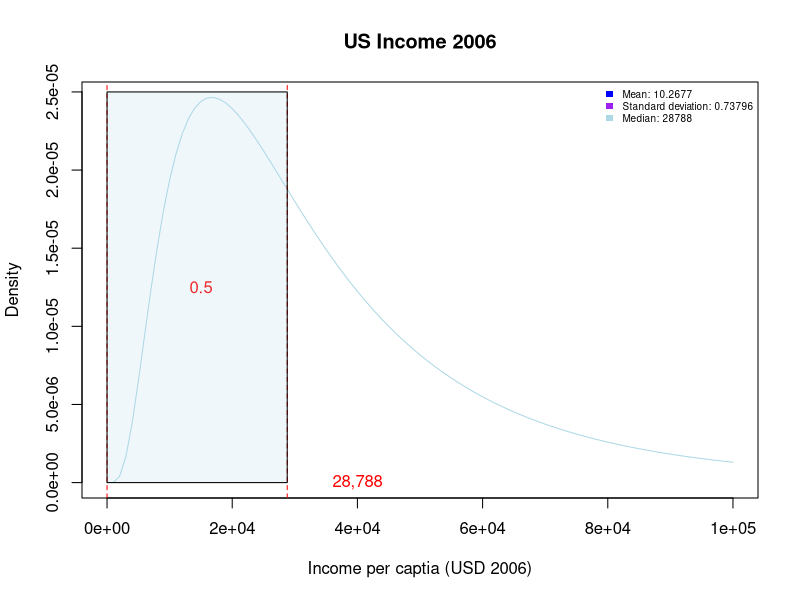

Source code (R):
# US Income 2006

# Parameters
loc <- 10.2677
scale <- 0.73796
thresh <- 0
median <- 28788

# Create PDF plots 
curve(dlnorm(x, meanlog=10.2677, sdlog=0.73796), from=0, to=100000, col="lightblue", main = "US Income 2006", xlab = "Income per captia (USD 2006)", ylab = "Density")

# Add a vertical line at the threshold
abline(v = thresh, col = "red", lty = 2)

# Add a vertical line at the median value of 28,788
abline(v = median, col = "red", lty = 2)

# Add legend 
legend("topright", legend = c("Mean: 10.2677", "Standard deviation: 0.73796", "Median: 28788"), fill = c("blue", "purple", "lightblue"), border = NA, cex = 0.6, bty = "n")

# Add labeling
text(4e+04, 0, "28,788", col = "red")
text(1.5e+04, 1.25e-05, "0.5", col = "red")


# Fill area for values lower or equal to median

# Fill parameters
x <- c(0, 0, median, median)
y <- c(0, 2.5e-05, 2.5e-05, 0)

# Define transparent fill color
red <- 173
green <- 216
blue <- 230
alpha <- 50
redtrans <- rgb(red, green, blue, alpha, maxColorValue=255)

# Draw polygon
polygon(x, y, col = redtrans)
